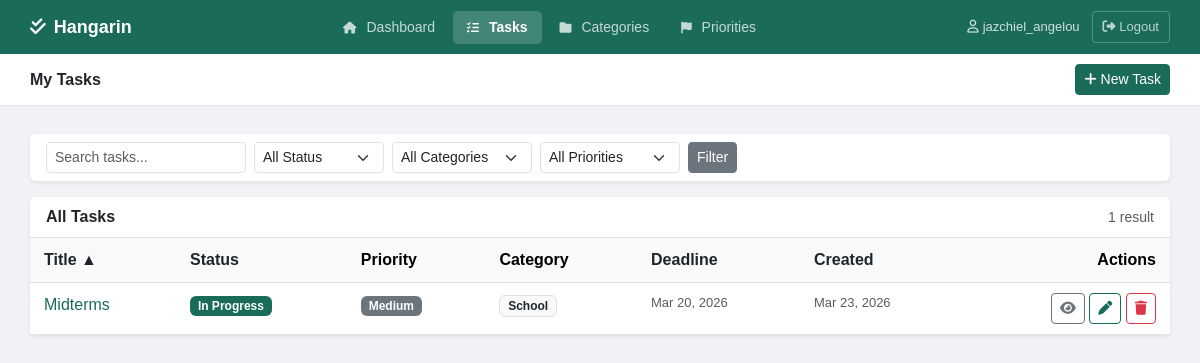
Before: /tasks/?q=&status=&category=&priority=&sort=title (signed in) with the older database file.
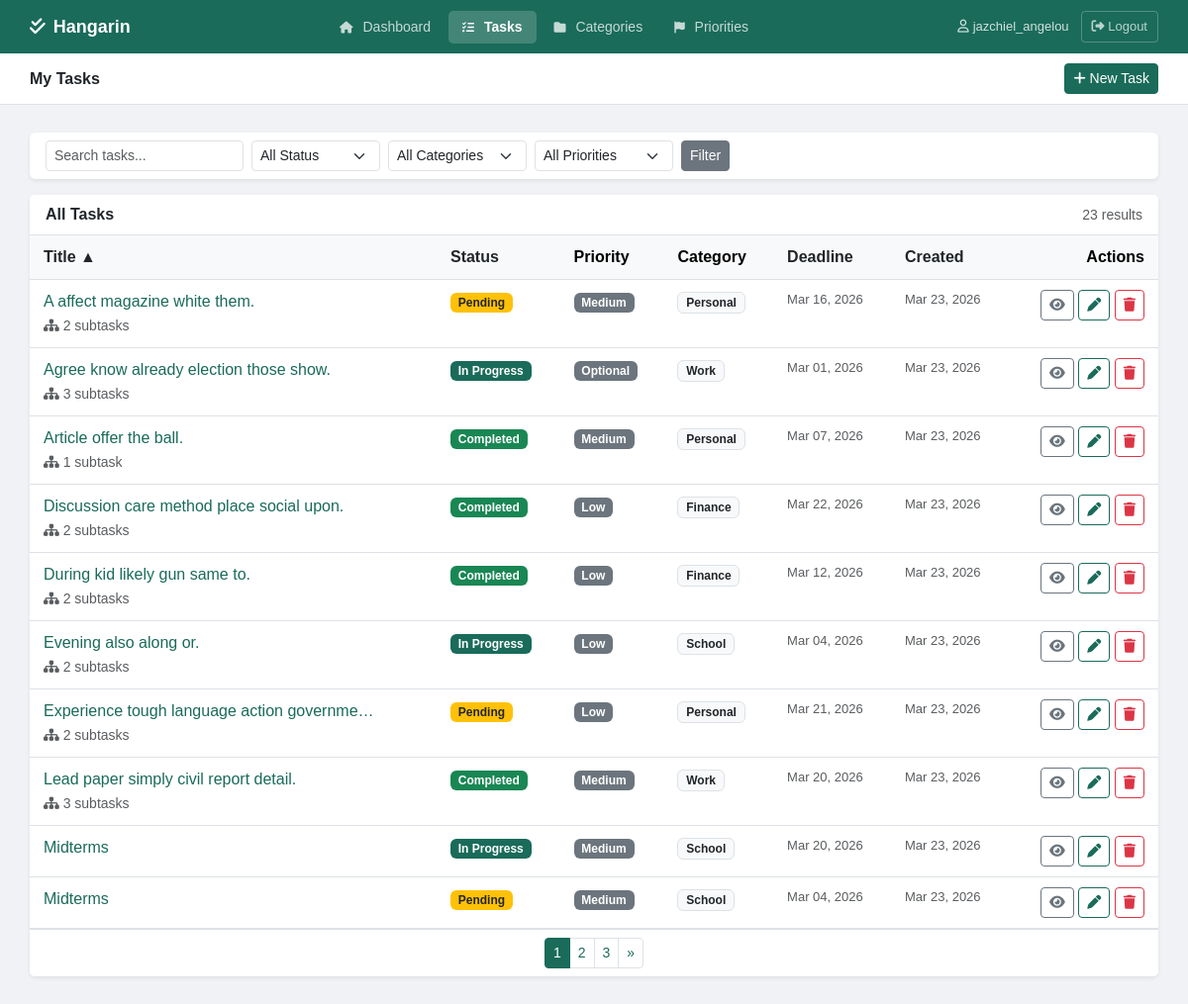
After: the same page with the newer database file.
### tasks/models.py (models this page shows, shortened)
class BaseModel(models.Model):
    created_at = models.DateTimeField(auto_now_add=True)
    updated_at = models.DateTimeField(auto_now=True)
    class Meta:
        abstract = True

class Task(BaseModel):
    STATUS_CHOICES = [
        ("Pending", "Pending"),
        ("In Progress", "In Progress"),
        ("Completed", "Completed"),
    ]
    title = models.CharField(max_length=255)
    description = models.TextField(blank=True, null=True)
    deadline = models.DateTimeField(blank=True, null=True)
    status = models.CharField(
        max_length=50,
        choices=STATUS_CHOICES,
        default="Pending"
    )
    category = models.ForeignKey(Category, on_delete=models.SET_NULL, null=True, blank=True)
    priority = models.ForeignKey(Priority, on_delete=models.SET_NULL, null=True, blank=True)
    user = models.ForeignKey(User, on_delete=models.CASCADE, null=True, blank=True)
    class Meta:
        verbose_name = "Task"
        verbose_name_plural = "Tasks"

class Priority(BaseModel):
    name = models.CharField(max_length=100)
    class Meta:
        verbose_name = "Priority"
        verbose_name_plural = "Priorities"

class Category(BaseModel):
    name = models.CharField(max_length=100)
    class Meta:
        verbose_name = "Category"
        verbose_name_plural = "Categories"

### tasks/views.py (the view)
# urls.py: path('tasks/', views.task_list, name='task_list'),
@login_required
def task_list(request):
    tasks = Task.objects.all() if request.user.is_superuser else Task.objects.filter(user=request.user)
    query = request.GET.get('q', '')
    if query:
        tasks = tasks.filter(
            Q(title__icontains=query) |
            Q(description__icontains=query) |
            Q(category__name__icontains=query)
        )
    status_filter = request.GET.get('status', '')
    if status_filter:
        tasks = tasks.filter(status=status_filter)
    category_filter = request.GET.get('category', '')
    if category_filter:
        tasks = tasks.filter(category__id=category_filter)
    priority_filter = request.GET.get('priority', '')
    if priority_filter:
        tasks = tasks.filter(priority__id=priority_filter)
    sort_by = request.GET.get('sort', '-created_at')
    sort_map = {
        'title': 'title',
        '-title': '-title',
        'created_at': 'created_at',
        '-created_at': '-created_at',
        'deadline': 'deadline',
        '-deadline': '-deadline',
        'status': 'status',
        '-status': '-status',
    }
    tasks = tasks.order_by(sort_map.get(sort_by, '-created_at'))
    paginator = Paginator(tasks, 10)
    page_number = request.GET.get('page')
    page_obj = paginator.get_page(page_number)
    categories = Category.objects.all()
    priorities = Priority.objects.all()
    context = {
        'page_obj': page_obj,
        'query': query,
        'status_filter': status_filter,
        'category_filter': category_filter,
        'priority_filter': priority_filter,
        'sort_by': sort_by,
        'categories': categories,
        'priorities': priorities,
        'active_page': 'tasks',
    }
    return render(request, 'tasks/task_list.html', context)

### templates/tasks/task_list.html (shortened to what this page needs)
{% extends 'tasks/base.html' %}
{% block page_title %}My Tasks{% endblock %}
{% block topbar_actions %}
<a href="{% url 'task_create' %}" class="btn btn-primary btn-sm"><i class="fa-solid fa-plus"></i> New Task</a>
{% endblock %}
{% block content %}
<div class="card border-0 shadow-sm mb-3">
    <div class="card-body py-2">
        <form method="get" class="row g-2 align-items-center">
            <div class="col-auto">
                <input type="text" name="q" value="{{ query }}" placeholder="Search tasks..." class="form-control form-control-sm" style="width:200px;">
            </div>
            <div class="col-auto">
                <select name="status" class="form-select form-select-sm" style="width:130px;">
                    <option value="">All Status</option>
                </select>
            </div>
            <div class="col-auto">
                <select name="category" class="form-select form-select-sm" style="width:140px;">
                    <option value="">All Categories</option>
                </select>
            </div>
            <div class="col-auto">
                <select name="priority" class="form-select form-select-sm" style="width:140px;">
                    <option value="">All Priorities</option>
                </select>
            </div>
            <div class="col-auto">
                <button type="submit" class="btn btn-secondary btn-sm">Filter</button>
            </div>
        </form>
    </div>
</div>
<div class="card border-0 shadow-sm">
    <div class="card-header bg-white d-flex justify-content-between align-items-center border-bottom">
        <span class="fw-semibold">All Tasks</span>
        <small class="text-muted">{{ page_obj.paginator.count }} result{% if page_obj.paginator.count != 1 %}s{% endif %}</small>
    </div>
    {% if page_obj.object_list %}
    <div class="table-responsive">
        <table class="table table-hover mb-0">
            <thead class="table-light">
                <tr>
                    <th><a href="?q={{ query }}&status={{ status_filter }}&category={{ category_filter }}&priority={{ priority_filter }}&sort={% if sort_by == 'title' %}-title{% else %}title{% endif %}" class="text-decoration-none text-dark">Title {% if sort_by == 'title' %}▲{% elif sort_by == '-title' %}▼{% endif %}</a></th>
                    <th><a href="?q={{ query }}&status={{ status_filter }}&category={{ category_filter }}&priority={{ priority_filter }}&sort={% if sort_by == 'status' %}-status{% else %}status{% endif %}" class="text-decoration-none text-dark">Status {% if sort_by == 'status' %}▲{% elif sort_by == '-status' %}▼{% endif %}</a></th>
                    <th>Priority</th>
                    <th>Category</th>
                    <th><a href="?q={{ query }}&status={{ status_filter }}&category={{ category_filter }}&priority={{ priority_filter }}&sort={% if sort_by == 'deadline' %}-deadline{% else %}deadline{% endif %}" class="text-decoration-none text-dark">Deadline {% if sort_by == 'deadline' %}▲{% elif sort_by == '-deadline' %}▼{% endif %}</a></th>
                    <th><a href="?q={{ query }}&status={{ status_filter }}&category={{ category_filter }}&priority={{ priority_filter }}&sort={% if sort_by == 'created_at' %}-created_at{% else %}created_at{% endif %}" class="text-decoration-none text-dark">Created {% if sort_by == 'created_at' %}▲{% elif sort_by == '-created_at' %}▼{% endif %}</a></th>
                    <th class="text-end">Actions</th>
                </tr>
            </thead>
            <tbody>
                {% for task in page_obj %}
                <tr>
                    <td>
                        <a href="{% url 'task_detail' task.pk %}" class="text-decoration-none fw-medium" style="color:#1a6b5a;">{{ task.title|truncatechars:42 }}</a>
                        {% if task.subtasks.count > 0 %}
                        <br><small class="text-muted"><i class="fa-solid fa-sitemap"></i> {{ task.subtasks.count }} subtask{{ task.subtasks.count|pluralize }}</small>
                        {% endif %}
                    </td>
                    <td>
                        {% if task.status == 'Completed' %}<span class="badge bg-success">Completed</span>
                        {% elif task.status == 'In Progress' %}<span class="badge" style="background-color:#1a6b5a;">In Progress</span>
                        {% else %}<span class="badge bg-warning text-dark">Pending</span>{% endif %}
                    </td>
                    <td>{% if task.priority %}<span class="badge bg-secondary">{{ task.priority.name }}</span>{% else %}<span class="text-muted">—</span>{% endif %}</td>
                    <td>{% if task.category %}<span class="badge bg-light text-dark border">{{ task.category.name }}</span>{% else %}<span class="text-muted">—</span>{% endif %}</td>
                    <td class="text-muted" style="font-size:13px;">{% if task.deadline %}{{ task.deadline|date:"M d, Y" }}{% else %}—{% endif %}</td>
                    <td class="text-muted" style="font-size:13px;">{{ task.created_at|date:"M d, Y" }}</td>
                    <td class="text-end">
                        <a href="{% url 'task_detail' task.pk %}" class="btn btn-outline-secondary btn-sm" title="View"><i class="fa-solid fa-eye"></i></a>
                        <a href="{% url 'task_edit' task.pk %}" class="btn btn-outline-primary btn-sm" title="Edit"><i class="fa-solid fa-pen"></i></a>
                        <a href="{% url 'task_delete' task.pk %}" class="btn btn-outline-danger btn-sm" title="Delete"><i class="fa-solid fa-trash"></i></a>
                    </td>
                </tr>
                {% endfor %}
            </tbody>
        </table>
    </div>
    {% if page_obj.has_other_pages %}
    <div class="card-footer bg-white d-flex justify-content-center border-top">
        <nav>
            <ul class="pagination pagination-sm mb-0">
                {% for num in page_obj.paginator.page_range %}
                    {% if page_obj.number == num %}<li class="page-item active"><span class="page-link">{{ num }}</span></li>
                    {% elif num > page_obj.number|add:'-3' and num < page_obj.number|add:'3' %}<li class="page-item"><a class="page-link" href="?page={{ num }}&q={{ query }}&status={{ status_filter }}&category={{ category_filter }}&priority={{ priority_filter }}&sort={{ sort_by }}">{{ num }}</a></li>{% endif %}
                {% endfor %}
                {% if page_obj.has_next %}
                <li class="page-item"><a class="page-link" href="?page={{ page_obj.next_page_number }}&q={{ query }}&status={{ status_filter }}&category={{ category_filter }}&priority={{ priority_filter }}&sort={{ sort_by }}">&raquo;</a></li>
                {% endif %}
            </ul>
        </nav>
    </div>
    {% endif %}
    {% else %}
    <div class="card-body text-center py-5 text-muted">
        <i class="fa-solid fa-magnifying-glass fa-2x mb-3 d-block opacity-25"></i>
        <p>{% if query %}No results found. {% endif %}<a href="{% url 'task_create' %}" style="color:#1a6b5a;">Create a new task</a></p>
    </div>
    {% endif %}
</div>
{% endblock %}

### templates/tasks/base.html (shortened to what this page needs)
<!DOCTYPE html>
<html lang="en">
<head>
    <link href="https://cdn.jsdelivr.net/npm/bootstrap@5.3.0/dist/css/bootstrap.min.css" rel="stylesheet">
    <link rel="stylesheet" href="https://cdnjs.cloudflare.com/ajax/libs/font-awesome/6.5.0/css/all.min.css">
</head>
<body>
<div class="top-navbar">
    <a href="{% url 'dashboard' %}" class="brand">
        <i class="fa-solid fa-check-double"></i> Hangarin
    </a>
    <nav>
        <a href="{% url 'dashboard' %}" class="nav-item {% if active_page == 'dashboard' %}active{% endif %}">
            <i class="fa-solid fa-house"></i> Dashboard
        </a>
        <a href="{% url 'task_list' %}" class="nav-item {% if active_page == 'tasks' %}active{% endif %}">
            <i class="fa-solid fa-list-check"></i> Tasks
        </a>
        <a href="{% url 'category_list' %}" class="nav-item {% if active_page == 'categories' %}active{% endif %}">
            <i class="fa-solid fa-folder"></i> Categories
        </a>
        <a href="{% url 'priority_list' %}" class="nav-item {% if active_page == 'priorities' %}active{% endif %}">
            <i class="fa-solid fa-flag"></i> Priorities
        </a>
    </nav>
    <div class="user-area">
        {% if user.is_authenticated %}
        <span><i class="fa-regular fa-user" style="margin-right:4px;"></i>{{ user.username }}</span>
        <form method="post" action="{% url 'logout' %}" style="margin:0;padding:0;">
            <button type="submit" class="logout-btn">
                <i class="fa-solid fa-right-from-bracket"></i> Logout
            </button>
        </form>
        {% endif %}
    </div>
</div>
<div class="subbar">
    <h5>{% block page_title %}Dashboard{% endblock %}</h5>
    <div>{% block topbar_actions %}{% endblock %}</div>
</div>
<div class="content-area">
    {% block content %}{% endblock %}
</div>
</body>
</html>

### templates/tasks/base.html (style rules this page uses)
body { background-color: #f0f2f5; font-family: Arial, sans-serif; min-height: 100vh; }
.top-navbar { background-color: #1a6b5a; padding: 0 30px; height: 54px; display: flex; align-items: center; justify-content: space-between; position: sticky; top: 0; z-index: 100; }
.top-navbar .brand { color: white; font-size: 18px; font-weight: 700; text-decoration: none; display: flex; align-items: center; gap: 8px; }
.top-navbar nav { display: flex; align-items: center; gap: 4px; }
.top-navbar .nav-item { color: rgba(255,255,255,0.75); text-decoration: none; padding: 6px 14px; border-radius: 5px; font-size: 14px; transition: all 0.15s; }
.top-navbar .nav-item.active { background-color: rgba(255,255,255,0.18); color: white; font-weight: 600; }
.top-navbar .nav-item i { margin-right: 6px; font-size: 12px; }
.top-navbar .user-area { display: flex; align-items: center; gap: 12px; color: rgba(255,255,255,0.8); font-size: 13px; }
.top-navbar .logout-btn { color: rgba(255,255,255,0.7); text-decoration: none; font-size: 13px; padding: 5px 10px; border: 1px solid rgba(255,255,255,0.25); border-radius: 4px; transition: all 0.15s; background: transparent; cursor: pointer; font-family: Arial, sans-serif; }
.subbar { background-color: white; border-bottom: 1px solid #dee2e6; padding: 10px 30px; display: flex; justify-content: space-between; align-items: center; }
.subbar h5 { margin: 0; font-size: 16px; font-weight: 600; color: #212529; }
.content-area { padding: 28px 30px; max-width: 1200px; }
.btn-primary { background-color: #1a6b5a; border-color: #1a6b5a; }
.btn-outline-primary { color: #1a6b5a; border-color: #1a6b5a; }
.page-item.active .page-link { background-color: #1a6b5a; border-color: #1a6b5a; }
.page-link { color: #1a6b5a; }
.table > :not(caption) > * > * { padding: 10px 14px; }

Changed rows visible on the page:
added Task: title "A affect magazine white them.", subtasks.count "2", status "Pending", priority.name "Medium", category.name "Personal", deadline "Mar 16, 2026", created_at "Mar 23, 2026"
added Task: title "Agree know already election those show.", subtasks.count "3", status "In Progress", priority.name "Optional", category.name "Work", deadline "Mar 01, 2026", created_at "Mar 23, 2026"
added Task: title "Article offer the ball.", subtasks.count "1", status "Completed", priority.name "Medium", category.name "Personal", deadline "Mar 07, 2026", created_at "Mar 23, 2026"
added Task: title "Discussion care method place social upon.", subtasks.count "2", status "Completed", priority.name "Low", category.name "Finance", deadline "Mar 22, 2026", created_at "Mar 23, 2026"
added Task: title "During kid likely gun same to.", subtasks.count "2", status "Completed", priority.name "Low", category.name "Finance", deadline "Mar 12, 2026", created_at "Mar 23, 2026"
added Task: title "Evening also along or.", subtasks.count "2", status "In Progress", priority.name "Low", category.name "School", deadline "Mar 04, 2026", created_at "Mar 23, 2026"
added Task: title "Experience tough language action governme…", subtasks.count "2", status "Pending", priority.name "Low", category.name "Personal", deadline "Mar 21, 2026", created_at "Mar 23, 2026"
added Task: title "Lead paper simply civil report detail.", subtasks.count "3", status "Completed", priority.name "Medium", category.name "Work", deadline "Mar 20, 2026", created_at "Mar 23, 2026"
added Task: title "Midterms", status "Pending", priority.name "Medium", category.name "School", deadline "Mar 04, 2026", created_at "Mar 23, 2026"
Other visible differences:
{{ page_obj.paginator.count }}: "1" → "23"
text now shown: "s »"
new list line: "1"
new list line: "2"
new list line: "3"
